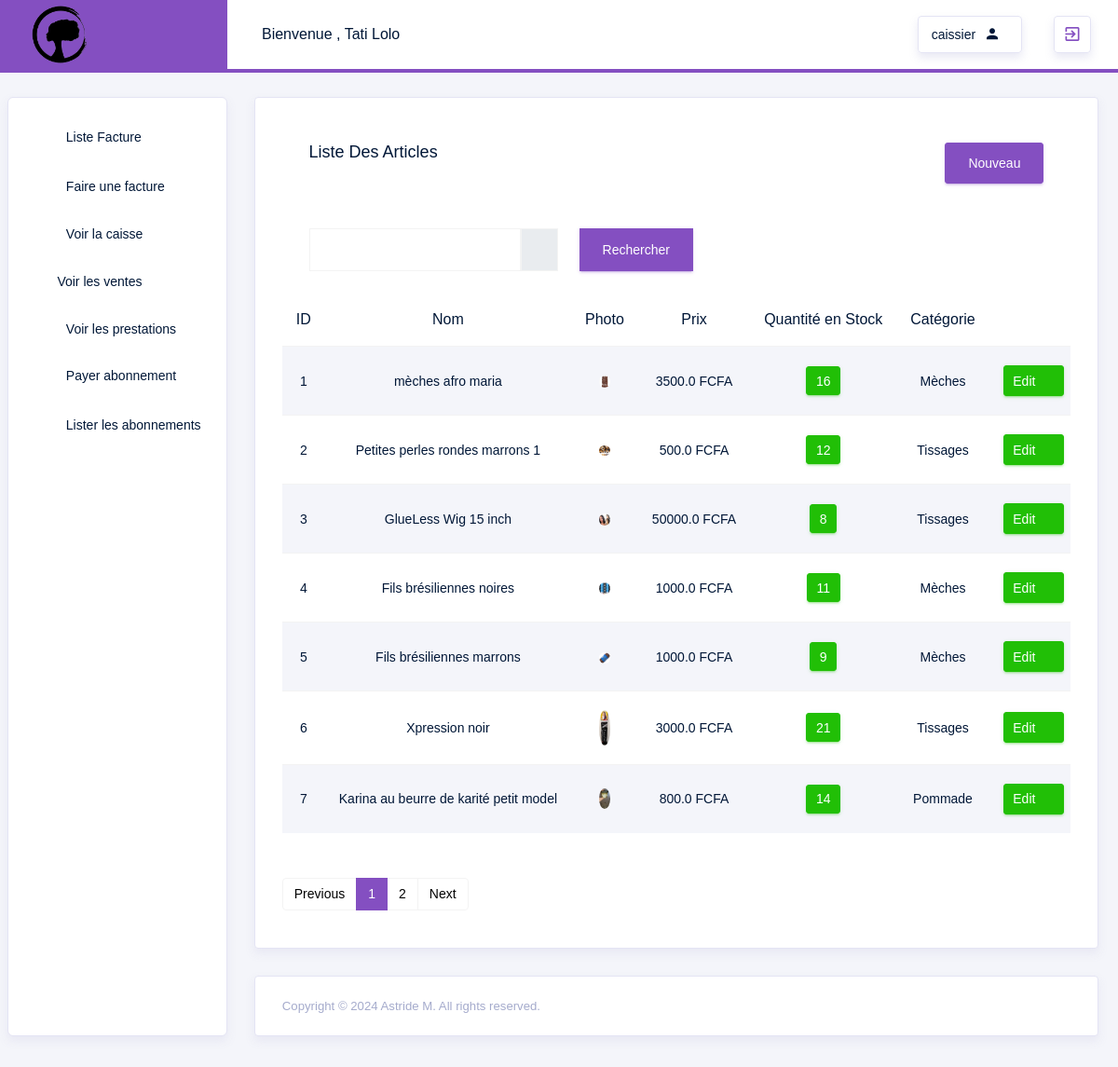
/ListerArticle (signed in), run on an earlier commit of the app's database.
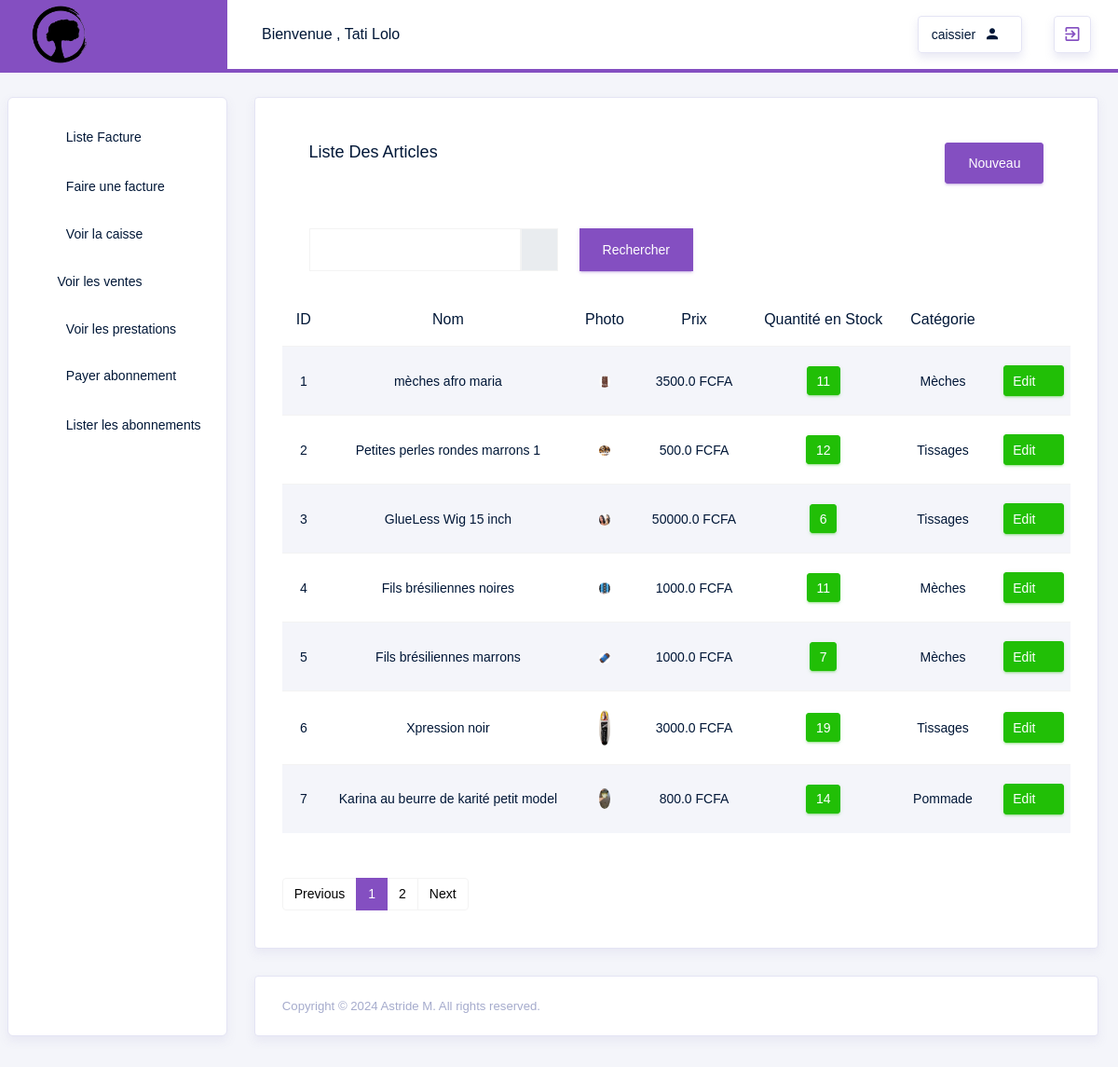
And on a later commit of the database.
### src/models.py (models this page shows)
class Produit(db.Model):
    id = db.Column(db.Integer, primary_key=True, autoincrement=True)
    nom = db.Column(db.String(100), nullable=False)
    photo = db.Column(db.String(255), nullable=False)
    description = db.Column(db.Text)
    prix = db.Column(db.Float, nullable=False)
    qteStock = db.Column(db.Integer, nullable=False)
    categorie_id = db.Column(db.Integer, db.ForeignKey('categorie.id'), nullable=False)
    categorie = db.relationship('Categorie', backref=db.backref('produits', lazy=True))
    factures = db.relationship("DetailsFacture", backref="produit")

class Categorie(db.Model):
    id = db.Column(db.Integer, primary_key=True, autoincrement=True)
    nom = db.Column(db.String(100), nullable=False)

### src/routes/gestionnaire_routes.py (the view)
@app.route('/ListerArticle',methods=['GET', 'POST'])
@login_required
def ListerArticle():
    form = SearchForm()
    page = request.args.get('page', 1, type=int)
    if form.validate_on_submit():
        search_query = form.search_query.data
        produits = Produit.query.filter(Produit.nom.ilike(f'%{search_query}%')).paginate(page=page, per_page=5)
    else:
        produits = Produit.query.paginate(page=page, per_page=7)
    appro_form = ApprovisionnementForm()
    return render_template('gestionnaire/article/ListerArticle.html', produits=produits,form=form,appro_form=appro_form)

### src/forms/CoiffureForms.py
class SearchForm(FlaskForm):
    search_query = StringField(
        'Recherche',
        render_kw={"class": "form-control",
                    "aria-label": "search",
                    "aria-describedby": "search"})
    submit = SubmitField('Rechercher', render_kw={"class": "btn btn-primary"})

### src/forms/ArticleForms.py
class ApprovisionnementForm(FlaskForm):
    qte_appro = IntegerField('Quantité à approvisionner', validators=[DataRequired(), NumberRange(min=1)])
    submit = SubmitField('Approvisionner')

### src/routes/auth_routes.py (called while the page is built)
@login_manager.user_loader
def load_user(user_id):
        return User.query.get(int(user_id))

### src/templates/gestionnaire/article/ListerArticle.html (shortened to what the changed rows need)
{% extends "layouts/base.html" %}
{% block content %}
<div class="row">
    <div class="col-md-12">
        <div class="card">
            <div class="card-body">
                <div class="table-responsive mb-5">
                    <table class="table table-hover table-striped text-center">
                        <thead>
                            <tr>
                                <th>ID</th>
                                <th>Nom</th>
                                <th>Photo</th>
                                <th>Prix</th>
                                <th>Quantité en Stock</th>
                                <th>Catégorie</th>
                                <th>Actions</th>
                            </tr>
                        </thead>
                        <tbody>
                            {% for produit in produits %}
                            <tr>
                                <td>{{ produit.id }}</td>
                                <td>{{ produit.nom }}</td>
                                <td><img src="{{ url_for('static', filename='Upload/' ~ produit.photo) }}" alt="{{ produit.nom }}" style="width: 30%; height: auto;"></td>
                                <td>{{ produit.prix }} FCFA</td>
                                <td>
                                    {% if produit.qteStock <= 5 %}
                                      <button class="btn btn-danger btn-sm btn-icon-text">
                                        {{ produit.qteStock }}
                                      </button>
                                      <br>
                                      <small style="color: red;">Stock faible</small>
                                    {% else %}
                                    <button class="btn btn-success btn-sm btn-icon-text">
                                      {{ produit.qteStock }}
                                    </button>
                                    {% endif %}
                                </td>
                                <td>{{ produit.categorie.nom }}</td>
                                <td>
                                    <div class="d-flex align-items-center">
                                      <a href="{{ url_for('EditArticle', produit_id=produit.id) }}" class="btn btn-success btn-sm btn-icon-text mr-3">
                                        Edit
                                        <i class="typcn typcn-edit btn-icon-append"></i>
                                     </a>
                                    </div>
                                </td>
                            </tr>
                            {% endfor %}
                        </tbody>
                    </table>
                </div>
            </div>
        </div>
    </div>
</div>
{% endblock %}

What changed in the data, as far as the page shows it:
changed Produit "mèches afro maria": qteStock "16" → "11"
changed Produit "GlueLess Wig 15 inch": qteStock "8" → "6"
changed Produit "Fils brésiliennes marrons": qteStock "9" → "7"
changed Produit "Xpression noir": qteStock "21" → "19"
